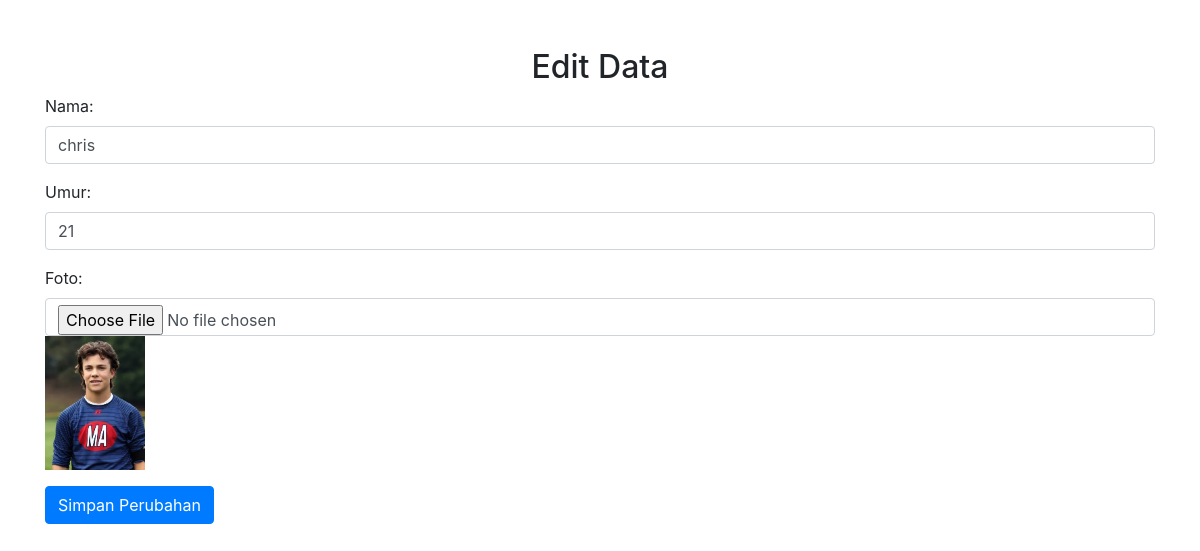
The app's page /admin/edit.php?id=1&type=student (signed in) with its own data.
### tables this page shows
CREATE TABLE `students` (
  `id` int NOT NULL,
  `name` varchar(255) NOT NULL,
  `age` int NOT NULL,
  `photo` varchar(255) NOT NULL
);

### admin/edit.php (the view, shortened to what this page needs)
<?php
include '../includes/db.php';
if (isset($_GET['id']) && isset($_GET['type'])) {
    $id = $_GET['id'];
    $type = $_GET['type'];
    if ($type == 'student') {
        $query = "SELECT * FROM students WHERE id=?";
    } elseif ($type == 'coach') {
        $query = "SELECT * FROM coaches WHERE id=?";
    } else {
        die("Tipe tidak valid.");
    }
    $stmt = $conn->prepare($query);
    $stmt->bind_param("i", $id);
    $stmt->execute();
    $result = $stmt->get_result();
    $data = $result->fetch_assoc();
} else {
    die("ID tidak valid.");
}
?>
<!DOCTYPE html>
<html lang="id">
<head>
    <link rel="stylesheet" href="https://stackpath.bootstrapcdn.com/bootstrap/4.5.2/css/bootstrap.min.css">
</head>
<body>
    <div class="container mt-5">
        <h2 class="text-center">Edit Data</h2>
        <form action="edit.php?id=<?php echo $id; ?>&type=<?php echo $type; ?>" method="POST" enctype="multipart/form-data">
            <div class="form-group">
                <label for="name">Nama:</label>
                <input type="text" class="form-control" id="name" name="name" value="<?php echo $data['name']; ?>" required>
            </div>
            <?php if ($type == 'student'): ?>
            <div class="form-group">
                <label for="age">Umur:</label>
                <input type="number" class="form-control" id="age" name="age" value="<?php echo $data['age']; ?>" required>
            </div>
            <?php endif; ?>
            <div class="form-group">
                <label for="photo">Foto:</label>
                <input type="file" class="form-control" id="photo" name="photo">
                <img src="<?php echo $data['photo']; ?>" alt="Foto" style="width: 100px;">
            </div>
            <button type="submit" class="btn btn-primary">Simpan Perubahan</button>
        </form>
    </div>
</body>
</html>

### records on screen
students: name "chris", age "21", photo (picture)
